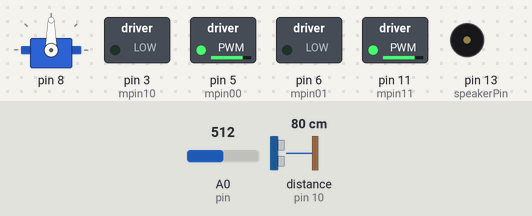
A sketch run on a simulated Arduino Uno, built with avr-gcc and run on an emulated ATmega328P. On the bench: servo, switched loads named in the sketch (green lamp = pin HIGH), buzzer (waves = sounding). Wiring (inferred from the names in the program): ultrasonic range finder: trigger pin 9; echo pin 10. Dashed ring = blinking. The inputs (shaded band) are chosen by the test bench; at power-on: distance to the obstacle (sensor on pin 10) 80 cm, A0 (pin) = 512. The echo pulse lasts 58.3 µs per cm; pins used as bus, display or sensor lines are not drawn; what the sketch prints to the serial monitor is not drawn.

Above: at 1.0 s.
1.8 s: distance to the obstacle (sensor on pin 10) set to 44 cm
At 2.4 s:
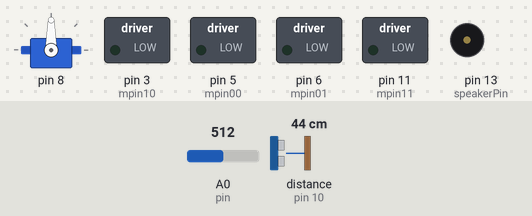
5.3 s: distance to the obstacle (sensor on pin 10) set to 38 cm
At 7.6 s:
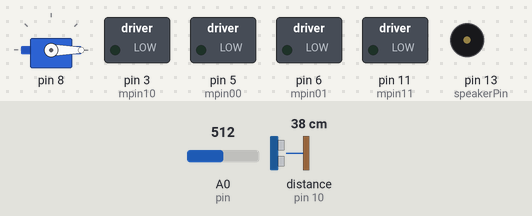
9.0 s: A0 (pin) set to 54
12.7 s: A0 (pin) set to 43
At 17.1 s:
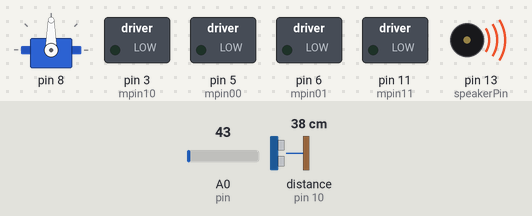
Timing chart, 0 to 17.4 s (numbered marks = the images above; inputs shaded):
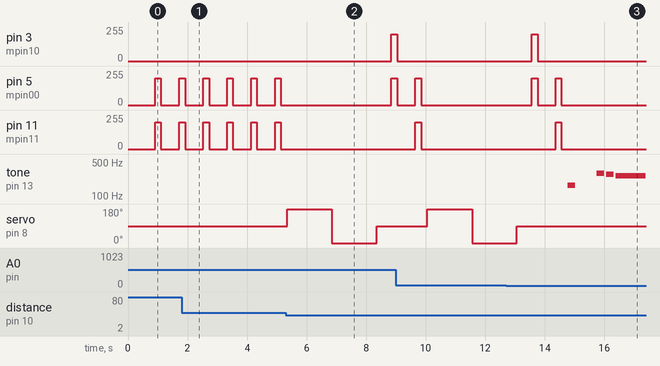

The sketch:

robot.ino
```cpp
 #include <Servo.h>
 #include "pitches.h"

// Pinii motor 1
#define mpin00 5
#define mpin01 6
// Pinii motor 2
#define mpin10 3
#define mpin11 11

///LightSensor
float resolutionADC = .0049 ;
// rezolutia implicita (pentru referinta 5V) = 0.049 [V] / unitate
float resolutionSensor = .01 ;
// rezolutie senzor = 0.01V/°C


int notes;
int duration;


// note durations: 4 = quarter note, 8 = eighth note, etc.:
// Master of puppets
int intro1[] = {NOTE_E3, 0, NOTE_D4, NOTE_CS4, NOTE_C4};
int intro1NoteDurations[] = {4, 2, 4, 4, 1 };
int intro1Count = 5;


int intro2[] = {NOTE_E3, NOTE_E3, NOTE_E4, NOTE_E3, NOTE_E3, NOTE_DS4, NOTE_E3, NOTE_E3, NOTE_D4, NOTE_CS4, NOTE_C4};
int intro2NoteDurations[] = {8, 8, 8, 8, 8, 8, 8, 8, 4, 4, 2};
int intro2Count = 11;

int intro3[] = {NOTE_E3, NOTE_E3, NOTE_B3, NOTE_E3, NOTE_E3, NOTE_AS3, NOTE_E3, NOTE_E3, NOTE_A3, NOTE_E3, NOTE_GS3, NOTE_E3, NOTE_G3, NOTE_E3, NOTE_FS3, NOTE_E3};
int intro3NoteDurations[] = {8, 8, 8, 8, 8, 8, 8, 8, 8, 8, 8, 8, 8, 8, 8,};
int intro3Count = 16;

int preverse1[] = {NOTE_E3, NOTE_F3, NOTE_B3, NOTE_E3, NOTE_F3, NOTE_C4, NOTE_E3, NOTE_F3, NOTE_CS4, NOTE_E3, NOTE_F3, NOTE_C4, NOTE_E3, NOTE_F3, NOTE_B3, NOTE_B3};
int preverse1NoteDurations[] = {8, 8, 8, 8, 8, 8, 8, 8, 8, 8, 8, 8, 8, 8, 8, 8, };
int preverse1Count = 16;

int preverse2[] = {NOTE_E3, NOTE_F3, NOTE_B3, NOTE_E3, NOTE_F3, NOTE_C4, NOTE_E3, NOTE_F3, NOTE_CS4, NOTE_E3, NOTE_F3, NOTE_C4, NOTE_E3, NOTE_F3, NOTE_B3, 0};
int preverse2NoteDurations[] = {8, 8, 8, 8, 8, 8, 8, 8, 8, 8, 8, 8, 8, 8, 8, 8, };
int preverse2Count =  16;

int preverse3[] = {NOTE_E3, NOTE_F3, NOTE_B3, NOTE_E3, NOTE_F3, NOTE_C4, NOTE_E3, NOTE_F3, NOTE_G3, NOTE_FS3, NOTE_E3, NOTE_G3, NOTE_FS3, NOTE_E3, NOTE_G3, NOTE_FS3};
int preverse3NoteDurations[] = {8, 8, 8, 8, 8, 8, 8, 8, 8, 8, 8, 8, 8, 8, 8, 8, };
int preverse3Count = 16;

int endIntro[] = {NOTE_G3, NOTE_FS3, NOTE_E3, NOTE_G3, NOTE_FS3, NOTE_E3, NOTE_G3, NOTE_FS3, NOTE_E3, NOTE_DS4, NOTE_A5, NOTE_E3, NOTE_DS4, NOTE_A5, NOTE_E3, NOTE_DS4, NOTE_A5, NOTE_E3, NOTE_DS4, NOTE_A5, NOTE_E3, NOTE_DS4, NOTE_A5};
int endIntroNoteDurations[] = { 8, 8, 8, 8, 8, 8, 8, 8, 8, 8, 8, 8, 8, 8, 8, 8, 8, 8, 8, 8, 8, 8, 2 };
int endIntroCount = 23;

int eightVampE[]{ NOTE_E3, NOTE_E3, NOTE_E3, NOTE_E3, NOTE_E3, NOTE_E3, NOTE_E3, NOTE_E3, };
int eightVampENoteDurations[] = { 8, 8, 8, 8, 8, 8, 8, 8,  };
int eightVampECount = 8;

int verse1[] { 0, NOTE_G3, NOTE_A3, 0, NOTE_AS3, NOTE_A3, NOTE_G3, NOTE_A3};
int verse1NoteDurations[] { 8, 8, 8, 8, 8, 8, 8, 8};
int verse1Count = 8;

int verse2[] { NOTE_A3, 0, NOTE_A3, 0 };
int verse2NoteDurations[] {8, 8, 8, 8,};
int verse2Count = 4;

int eightVampFSharp[]{ NOTE_FS3, NOTE_FS3, NOTE_FS3, NOTE_FS3, NOTE_FS3, NOTE_FS3, NOTE_FS3, NOTE_FS3, };
int eightVampFSharpNoteDurations[]{ 8, 8, 8, 8, 8, 8, 8, 8, };
int eightVampFSharpCount = 8;
///end master of puppets


Servo srv;
const int trigPin = 9;
const int echoPin = 10;
long durationDistance;
int distance;
int stateMachine;


void setup() {
     // configurarea pinilor motor ca iesire, initial valoare 0
     digitalWrite(mpin00, 0);
     digitalWrite(mpin01, 0);
     digitalWrite(mpin10, 0);
     digitalWrite(mpin11, 0);
     pinMode (mpin00, OUTPUT);
     pinMode (mpin01, OUTPUT);
     pinMode (mpin10, OUTPUT);
     pinMode (mpin11, OUTPUT);

     //Sonar
     pinMode(trigPin, OUTPUT); // Sets the trigPin as an Output
     pinMode(echoPin, INPUT); // Sets the echoPin as an Input

     // pin LED
     pinMode(13, OUTPUT);


     //Serial for testing purpose
     Serial.begin(9600);
     //test2();
     //playSong();
     playWithServo(8, 90);
     stateMachine = 0;

}

// Functie de siguranta
// Executa oprire motoare, urmata de delay

// Utilizare servo
// Pozitionare in trei unghiuri
// La final, ramane in mijloc (90 grade

long distanceDetected;
long minDistance = 40;
long distanceRight;
long distanceLeft;
long constantLight = -25;
long read_light;
int speedRightLeft = 200;

void loop() {
  //doAction(1, 200);//dreapta
 // doAction(2, 200);//stanga
 //doAction(3, 200);//fata
 //doAction(4, 200);//back


  distanceDetected = readDistance();
  read_light = readLight(10);
  Serial.println("Light: " + read_light);
  if(read_light < constantLight){
      doAction(5,100);
      Serial.println("cleaning");
     // doAction(4,speedRightLeft);
     check();
    }

  if(distanceDetected < minDistance){
        check();
  }
  doAction(1, 200);
  //delay(500);


}

void check(){
  playWithServo(8, 180);
        delay(1000);
        distanceLeft = readDistance();
        playWithServo(8, 0);
        delay(1000);
        distanceRight = readDistance();
        playWithServo(8, 90);


        if(distanceLeft > distanceRight){
          doAction(4,speedRightLeft);
        }else if(distanceRight >= distanceLeft){
          doAction(3,speedRightLeft);
        }else{
          doAction(2, 200);
          doAction(2, 200);
        }
  }

long filter(long distance){
    if(distance > 3000){
        return 19;
    }
}

void doAction(int state, int speed) {

  switch (state) {
    case 1:
          delay(400);
          moveRight(speed);
      break;
    case 2:
    delay(400);
    moveLeft(speed);
      break;
    case 3:     moveForward(speed);
      break;
    case 4:

      moveBackwards(speed);
      break;
    case 5: playSong();
      delay(1000);
      break;
  }
}


long readDistance() {
    // Clears the trigPin
    digitalWrite(trigPin, LOW);
    delayMicroseconds(2);

    // Sets the trigPin on HIGH state for 10 micro seconds
    digitalWrite(trigPin, HIGH);
    delayMicroseconds(10);
    digitalWrite(trigPin, LOW);

    // Reads the echoPin, returns the sound wave travel time in microseconds
    durationDistance = pulseIn(echoPin, HIGH);
    // Calculating the distance
    distance= durationDistance*0.034/2;
    Serial.print("Distance: ");
    Serial.println(distance);
    return distance;
    //return filter(distance);
}

float readLight(int count) {
  // citeste lighteratura de count ori de pe pinul analogic pin
  int pin = 0;
  float sumlight = 0;
  for(int i = 0; i < count; i++) {
    int reading = analogRead(pin);
    float voltage = reading * resolutionADC;
    float lightCelsius = (voltage - 0.5) / resolutionSensor ;
    // scade deplasament, converteste in grade C
    sumlight = sumlight + lightCelsius;
    // suma lighteraturilor
  }
  Serial.println( sumlight / (float) count);
  return sumlight / (float)count;
  // media returnata
}

void test2() {
    moveRight(200);
    moveRight(200);
    moveLeft(200);
    moveLeft(200);
    moveBackwards(200);
    moveBackwards(200);
    moveForward(200);
    moveForward(200);
    readDistance();
    float light = readLight(30);
    Serial.println(light);
}

void playWithServo(int pin, int angle)
{
    srv.attach(pin);
    srv.write(angle);
    delay(500);
}


void  moveForward(int speed) {

    digitalWrite(mpin01, 0);
    digitalWrite(mpin11, 0);

    analogWrite (mpin00, speed);
    analogWrite (mpin10, speed);

    delay (200);
    delayStopped(200);
}


void  moveBackwards(int speed) {
    digitalWrite(mpin00, 0);
    analogWrite(mpin01, speed);
    digitalWrite(mpin10, 0);
    analogWrite(mpin11, speed);


    delay (200);
    delayStopped(200);
}

void moveLeft(int speed) {


//    digitalWrite(mpin00, 0);
//    digitalWrite(mpin11, 0);

    analogWrite(mpin01, speed);
    analogWrite (mpin10, speed);

    delay (200);
    delayStopped(200);
}

void moveRight(int speed) {

    digitalWrite(mpin10, 0);
    digitalWrite(mpin01, 0);

    analogWrite (mpin00, speed);
    analogWrite(mpin11, speed);

    delay (200);
    delayStopped(200);
}


void test() {
     // Cod avertizare
     // Blink lent
     for (int i=0; i<10; i++)
     {
         digitalWrite(13, 1);
         delay(200);
         digitalWrite(13, 0);
         delay(200);
     }
     // Blink rapid. Scoateti cablul USB!!!!
     for (int i=0; i<10; i++)
     {
         digitalWrite(13, 1);
         delay(100);
         digitalWrite(13, 0);
         delay(100);
     }
     digitalWrite(13, 1);


}

void playSong() {
  playInput(intro1, intro1NoteDurations, intro1Count);
  playInput(intro2, intro2NoteDurations, intro2Count);
  playInput(intro3, intro3NoteDurations, intro3Count);
  playInput(intro2, intro2NoteDurations, intro2Count);
  playInput(intro3, intro3NoteDurations, intro3Count);
//  playInput(preverse1, preverse1NoteDurations, preverse1Count);
//  playInput(preverse2, preverse2NoteDurations, preverse2Count);
//  playInput(preverse1, preverse1NoteDurations, preverse1Count);
//  playInput(preverse3, preverse3NoteDurations, preverse3Count);
//  playInput(endIntro, endIntroNoteDurations, endIntroCount);

  //verse 1

  // playInput(eightVampE, eightVampENoteDurations, eightVampECount);
  // playInput(verse1, verse1NoteDurations, verse1Count);
  // playInput(eightVampE, eightVampENoteDurations, eightVampECount);
  // playInput(verse2, verse2NoteDurations, verse2Count);
  // playInput(eightVampE, eightVampENoteDurations, eightVampECount);
  // playInput(verse1, verse1NoteDurations, verse1Count);
  // playInput(eightVampE, eightVampENoteDurations, eightVampECount);
  // playInput(verse2, verse2NoteDurations, verse2Count);
  //
  // playInput(eightVampFSharp, eightVampFSharp, eightVampFSharpCount);
  noTone(8);
}

void playInput(int notes[], int durations[], int count){

  int pulledCount = sizeof(durations)/sizeof(int);

  for (int thisNote = 0; thisNote < count; thisNote++) {
    int noteDuration = 1000 / durations[thisNote];
    tone(13, notes[thisNote], noteDuration);
    int pauseBetweenNotes = noteDuration * 1.30;
    delay(pauseBetweenNotes);
    noTone(13);
  }
}

// Functie pentru controlul unui motor
// Intrare: pinii m1 si m2, directia si viteze
void delayStopped(int ms)
{

     digitalWrite(mpin00, 0);
     analogWrite(mpin01, 0);
     digitalWrite(mpin10, 0);
     analogWrite(mpin11, 0);

     delay(ms);
}

int speakerPin = 13;
```

pitches.h
```cpp
#define NOTE_B0  31
#define NOTE_C1  33
#define NOTE_CS1 35
#define NOTE_D1  37
#define NOTE_DS1 39
#define NOTE_E1  41
#define NOTE_F1  44
#define NOTE_FS1 46
#define NOTE_G1  49
#define NOTE_GS1 52
#define NOTE_A1  55
#define NOTE_AS1 58
#define NOTE_B1  62
#define NOTE_C2  65
#define NOTE_CS2 69
#define NOTE_D2  73
#define NOTE_DS2 78
#define NOTE_E2  82
#define NOTE_F2  87
#define NOTE_FS2 93
#define NOTE_G2  98
#define NOTE_GS2 104
#define NOTE_A2  110
#define NOTE_AS2 117
#define NOTE_B2  123
#define NOTE_C3  131
#define NOTE_CS3 139
#define NOTE_D3  147
#define NOTE_DS3 156
#define NOTE_E3  165
#define NOTE_F3  175
#define NOTE_FS3 185
#define NOTE_G3  196
#define NOTE_GS3 208
#define NOTE_A3  220
#define NOTE_AS3 233
#define NOTE_B3  247
#define NOTE_C4  262
#define NOTE_CS4 277
#define NOTE_D4  294
#define NOTE_DS4 311
#define NOTE_E4  330
#define NOTE_F4  349
#define NOTE_FS4 370
#define NOTE_G4  392
#define NOTE_GS4 415
#define NOTE_A4  440
#define NOTE_AS4 466
#define NOTE_B4  494
#define NOTE_C5  523
#define NOTE_CS5 554
#define NOTE_D5  587
#define NOTE_DS5 622
#define NOTE_E5  659
#define NOTE_F5  698
#define NOTE_FS5 740
#define NOTE_G5  784
#define NOTE_GS5 831
#define NOTE_A5  880
#define NOTE_AS5 932
#define NOTE_B5  988
#define NOTE_C6  1047
#define NOTE_CS6 1109
#define NOTE_D6  1175
#define NOTE_DS6 1245
#define NOTE_E6  1319
#define NOTE_F6  1397
#define NOTE_FS6 1480
#define NOTE_G6  1568
#define NOTE_GS6 1661
#define NOTE_A6  1760
#define NOTE_AS6 1865
#define NOTE_B6  1976
#define NOTE_C7  2093
#define NOTE_CS7 2217
#define NOTE_D7  2349
#define NOTE_DS7 2489
#define NOTE_E7  2637
#define NOTE_F7  2794
#define NOTE_FS7 2960
#define NOTE_G7  3136
#define NOTE_GS7 3322
#define NOTE_A7  3520
#define NOTE_AS7 3729
#define NOTE_B7  3951
#define NOTE_C8  4186
#define NOTE_CS8 4435
#define NOTE_D8  4699
#define NOTE_DS8 4978
```

Measured:
- the behaviour switches between 41 and 40 cm on distance to the obstacle (sensor on pin 10) (found by bisection; images 1 and 2)
- the behaviour switches between 49 and 48 on A0 (pin) (found by bisection; images 2 and 3)
- after the input at 5.3 s, pin 3 (mpin10): 0/255 → 200/255 after 3.5 s; pin 11 (mpin11): stops changing and stays 0/255; servo on pin 8: 90° → 180° at once, → 0° 1.5 s later, → 90° 1.5 s later
- after the input at 12.7 s, tone on pin 13 (speakerPin): plays 165 Hz for 0.25 s, 294 Hz for 0.25 s, 277 Hz for 0.25 s, 262 Hz for 1.0 s, starting after 2.1 s; servo on pin 8: goes on until 13.1 s, then stays 90°
- by itself, pin 5 (mpin00): alternates 200/255 for 0.20 s and 0/255 for 0.60 s, 4 changes in all, then stays 0/255
- by itself, pin 11 (mpin11): alternates 200/255 for 0.20 s and 0/255 for 0.61 s
